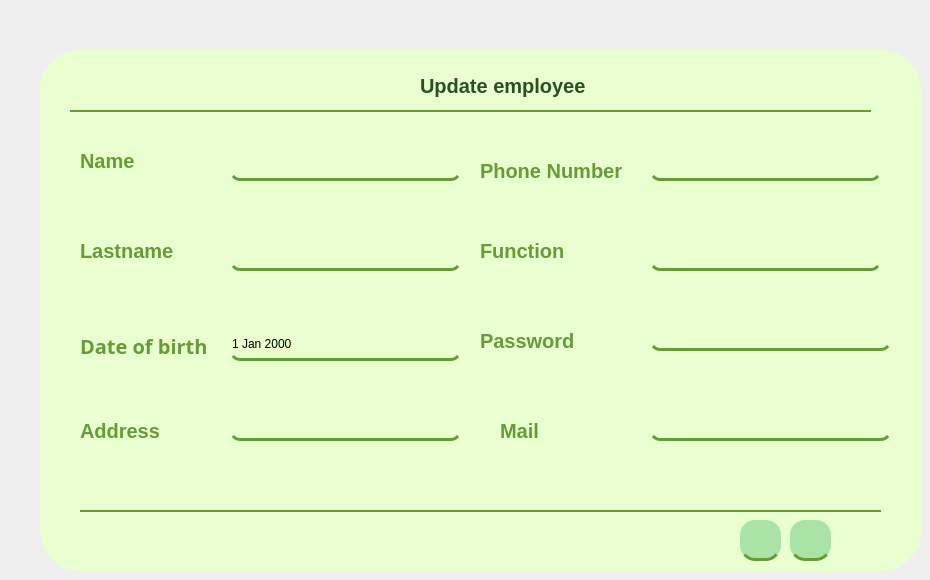
        <widget class="QWidget" name="page_9">
         <property name="styleSheet">
          <string notr="true">#page_9 {
background: rgba(0, 0, 0, 0.0);

}</string>
         </property>
         <widget class="QWidget" name="widget_12" native="true">
          <property name="geometry">
           <rect>
            <x>40</x>
            <y>50</y>
            <width>881</width>
            <height>521</height>
           </rect>
          </property>
          <property name="styleSheet">
           <string notr="true">QWidget
{background-color:#E9FFD0;
border-radius: 40px;}</string>
          </property>
          <widget class="QLabel" name="id_102">
           <property name="geometry">
            <rect>
             <x>40</x>
             <y>270</y>
             <width>171</width>
             <height>51</height>
            </rect>
           </property>
           <property name="font">
            <font>
             <family>Athiti</family>
             <pointsize>-1</pointsize>
             <weight>87</weight>
             <italic>false</italic>
             <bold>true</bold>
            </font>
           </property>
           <property name="styleSheet">
            <string notr="true">color: rgb(102, 155, 55);
font-family: 'Athiti';
font-style: normal;
font-weight: 700;
font-size: 20px;
background-color: none;</string>
           </property>
           <property name="text">
            <string>Date of birth </string>
           </property>
          </widget>
          <widget class="QLineEdit" name="dimensionArticleInput_8">
           <property name="geometry">
            <rect>
             <x>610</x>
             <y>270</y>
             <width>241</width>
             <height>31</height>
            </rect>
           </property>
           <property name="styleSheet">
            <string notr="true">
  border-bottom-color: rgb(170, 0, 0);
border:none;
background-color: rgba(247, 188, 85, 0);
border-bottom:3px solid #669B37;
  border-radius: 10px;
</string>
           </property>
          </widget>
          <widget class="QLineEdit" name="quantiteArticleInput_5">
           <property name="geometry">
            <rect>
             <x>190</x>
             <y>100</y>
             <width>231</width>
             <height>31</height>
            </rect>
           </property>
           <property name="maximumSize">
            <size>
             <width>16777215</width>
             <height>16777215</height>
            </size>
           </property>
           <property name="cursor">
            <cursorShape>BusyCursor</cursorShape>
           </property>
           <property name="styleSheet">
            <string notr="true">
  border-bottom-color: rgb(170, 0, 0);
border:none;
background-color: rgba(247, 188, 85, 0);
border-bottom:3px solid #669B37;
  border-radius: 10px;
</string>
           </property>
          </widget>
          <widget class="QLineEdit" name="dateCreationArticleInput_5">
           <property name="geometry">
            <rect>
             <x>190</x>
             <y>190</y>
             <width>231</width>
             <height>31</height>
            </rect>
           </property>
           <property name="styleSheet">
            <string notr="true">
  border-bottom-color: rgb(170, 0, 0);
border:none;
background-color: rgba(247, 188, 85, 0);
border-bottom:3px solid #669B37;
  border-radius: 10px;
</string>
           </property>
          </widget>
          <widget class="QLineEdit" name="nomArticleInput_8">
           <property name="geometry">
            <rect>
             <x>610</x>
             <y>190</y>
             <width>231</width>
             <height>31</height>
            </rect>
           </property>
           <property name="styleSheet">
            <string notr="true">
  border-bottom-color: rgb(170, 0, 0);
border:none;
background-color: rgba(247, 188, 85, 0);
border-bottom:3px solid #669B37;
  border-radius: 10px;
</string>
           </property>
          </widget>
          <widget class="QLineEdit" name="prixArticleInput_8">
           <property name="geometry">
            <rect>
             <x>610</x>
             <y>360</y>
             <width>241</width>
             <height>31</height>
            </rect>
           </property>
           <property name="styleSheet">
            <string notr="true">
  border-bottom-color: rgb(170, 0, 0);
border:none;
background-color: rgba(247, 188, 85, 0);
border-bottom:3px solid #669B37;
  border-radius: 10px;
</string>
           </property>
          </widget>
          <widget class="QLineEdit" name="poidsArticleInput_8">
           <property name="geometry">
            <rect>
             <x>610</x>
             <y>100</y>
             <width>231</width>
             <height>31</height>
            </rect>
           </property>
           <property name="styleSheet">
            <string notr="true">
  border-bottom-color: rgb(170, 0, 0);
border:none;
background-color: rgba(247, 188, 85, 0);
border-bottom:3px solid #669B37;
  border-radius: 10px;
</string>
           </property>
          </widget>
          <widget class="QLineEdit" name="domaineArticleInput_8">
           <property name="geometry">
            <rect>
             <x>190</x>
             <y>360</y>
             <width>231</width>
             <height>31</height>
            </rect>
           </property>
           <property name="styleSheet">
            <string notr="true">
  border-bottom-color: rgb(170, 0, 0);
border:none;
background-color: rgba(247, 188, 85, 0);
border-bottom:3px solid #669B37;
  border-radius: 10px;
</string>
           </property>
          </widget>
          <widget class="QLabel" name="label_62">
           <property name="geometry">
            <rect>
             <x>40</x>
             <y>100</y>
             <width>101</width>
             <height>21</height>
            </rect>
           </property>
           <property name="styleSheet">
            <string notr="true">color: rgb(102, 155, 55);
font-family: 'Athiti';
font-style: normal;
font-weight: 700;
font-size: 20px;
background-color: none;</string>
           </property>
           <property name="text">
            <string>Name</string>
           </property>
          </widget>
          <widget class="QLabel" name="label_63">
           <property name="geometry">
            <rect>
             <x>40</x>
             <y>190</y>
             <width>101</width>
             <height>21</height>
            </rect>
           </property>
           <property name="styleSheet">
            <string notr="true">color: rgb(102, 155, 55);
font-family: 'Athiti';
font-style: normal;
font-weight: 700;
font-size: 20px;
background-color: none;</string>
           </property>
           <property name="text">
            <string>Lastname</string>
           </property>
          </widget>
          <widget class="QLabel" name="label_64">
           <property name="geometry">
            <rect>
             <x>40</x>
             <y>370</y>
             <width>101</width>
             <height>21</height>
            </rect>
           </property>
           <property name="styleSheet">
            <string notr="true">color: rgb(102, 155, 55);
font-family: 'Athiti';
font-style: normal;
font-weight: 700;
font-size: 20px;
background-color: none;</string>
           </property>
           <property name="text">
            <string>Address</string>
           </property>
          </widget>
          <widget class="QLabel" name="label_65">
           <property name="geometry">
            <rect>
             <x>440</x>
             <y>110</y>
             <width>151</width>
             <height>21</height>
            </rect>
           </property>
           <property name="styleSheet">
            <string notr="true">color: rgb(102, 155, 55);
font-family: 'Athiti';
font-style: normal;
font-weight: 700;
font-size: 20px;
background-color: none;</string>
           </property>
           <property name="text">
            <string>Phone Number</string>
           </property>
          </widget>
          <widget class="QLabel" name="label_66">
           <property name="geometry">
            <rect>
             <x>460</x>
             <y>370</y>
             <width>101</width>
             <height>21</height>
            </rect>
           </property>
           <property name="styleSheet">
            <string notr="true">color: rgb(102, 155, 55);
font-family: 'Athiti';
font-style: normal;
font-weight: 700;
font-size: 20px;
background-color: none;</string>
           </property>
           <property name="text">
            <string>Mail</string>
           </property>
          </widget>
          <widget class="QLabel" name="label_67">
           <property name="geometry">
            <rect>
             <x>440</x>
             <y>280</y>
             <width>101</width>
             <height>21</height>
            </rect>
           </property>
           <property name="styleSheet">
            <string notr="true">color: rgb(102, 155, 55);
font-family: 'Athiti';
font-style: normal;
font-weight: 700;
font-size: 20px;
background-color: none;</string>
           </property>
           <property name="text">
            <string>Password</string>
           </property>
          </widget>
          <widget class="QLabel" name="label_68">
           <property name="geometry">
            <rect>
             <x>440</x>
             <y>190</y>
             <width>101</width>
             <height>21</height>
            </rect>
           </property>
           <property name="styleSheet">
            <string notr="true">color: rgb(102, 155, 55);
font-family: 'Athiti';
font-style: normal;
font-weight: 700;
font-size: 20px;
background-color: none;</string>
           </property>
           <property name="text">
            <string>Function</string>
           </property>
          </widget>
          <widget class="QLabel" name="label_125">
           <property name="geometry">
            <rect>
             <x>380</x>
             <y>20</y>
             <width>201</width>
             <height>31</height>
            </rect>
           </property>
           <property name="styleSheet">
            <string notr="true">color: #2A501F;
font-family: 'Athiti';
font-style: normal;
font-weight: 700;
font-size: 20px;
background-color: none;</string>
           </property>
           <property name="text">
            <string>Update employee</string>
           </property>
          </widget>
          <widget class="QLabel" name="label_product_13">
           <property name="geometry">
            <rect>
             <x>340</x>
             <y>20</y>
             <width>31</width>
             <height>31</height>
            </rect>
           </property>
           <property name="font">
            <font>
             <family>Athiti</family>
             <weight>75</weight>
             <italic>false</italic>
             <bold>true</bold>
            </font>
           </property>
           <property name="layoutDirection">
            <enum>Qt::LeftToRight</enum>
           </property>
           <property name="styleSheet">
            <string notr="true">#label {

font-family: 'Athiti';
font-style: normal;
font-weight: 700;
font-size: 20px;
line-height: 32px;
/* identical to box height */
text-align: center;

color: #2A501F;}</string>
           </property>
           <property name="text">
            <string/>
           </property>
           <property name="pixmap">
            <pixmap resource="resources.qrc">:/images/images/modifier.png</pixmap>
           </property>
           <property name="scaledContents">
            <bool>true</bool>
           </property>
          </widget>
          <widget class="Line" name="line_23">
           <property name="geometry">
            <rect>
             <x>30</x>
             <y>60</y>
             <width>801</width>
             <height>2</height>
            </rect>
           </property>
           <property name="styleSheet">
            <string notr="true">background-color:#669B37;
border-width: 1px;
border: 2px solid #669B37;
</string>
           </property>
           <property name="orientation">
            <enum>Qt::Horizontal</enum>
           </property>
          </widget>
          <widget class="Line" name="line_24">
           <property name="geometry">
            <rect>
             <x>40</x>
             <y>460</y>
             <width>801</width>
             <height>2</height>
            </rect>
           </property>
           <property name="styleSheet">
            <string notr="true">background-color:#669B37;
border-width: 1px;
border: 2px solid #669B37;
</string>
           </property>
           <property name="orientation">
            <enum>Qt::Horizontal</enum>
           </property>
          </widget>
          <widget class="QDateEdit" name="dateEdit_4">
           <property name="geometry">
            <rect>
             <x>190</x>
             <y>280</y>
             <width>231</width>
             <height>31</height>
            </rect>
           </property>
           <property name="styleSheet">
            <string notr="true">
  border-bottom-color: rgb(170, 0, 0);
border:none;
background-color: rgba(247, 188, 85, 0);
border-bottom:3px solid #669B37;
  border-radius: 10px;
</string>
           </property>
          </widget>
          <widget class="QPushButton" name="save_2">
           <property name="geometry">
            <rect>
             <x>750</x>
             <y>470</y>
             <width>41</width>
             <height>41</height>
            </rect>
           </property>
           <property name="styleSheet">
            <string notr="true">QPushButton{/* Rectangle 9 */

position: absolute;
width: 1200px;
height: 649px;

background: #A9E4A4;
border: none;

/* Events */

position: absolute;
width: 63px;
height: 32px;

font-family: 'Athiti';
font-style: normal;
font-weight: 700;
font-size: 20px;
line-height: 32px;
/* identical to box height */
text-align: center;

color: #2A501F;
border-radius:15px;
border-bottom:3px solid #669B37;
}

QPushButton:hover{
position: absolute;
width: 185px;
height: 56px;

background: #8BD086;
box-shadow: 0px 4px 4px rgba(0, 0, 0, 0.25);
}</string>
           </property>
           <property name="text">
            <string/>
           </property>
           <property name="icon">
            <iconset resource="resources.qrc">
             <normaloff>:/images/images/save.png</normaloff>:/images/images/save.png</iconset>
           </property>
           <property name="iconSize">
            <size>
             <width>20</width>
             <height>20</height>
            </size>
           </property>
          </widget>
          <widget class="QPushButton" name="ajouterArt_17">
           <property name="geometry">
            <rect>
             <x>700</x>
             <y>470</y>
             <width>41</width>
             <height>41</height>
            </rect>
           </property>
           <property name="styleSheet">
            <string notr="true">QPushButton{/* Rectangle 9 */

position: absolute;
width: 1200px;
height: 649px;

background: #A9E4A4;
border: none;

/* Events */

position: absolute;
width: 63px;
height: 32px;

font-family: 'Athiti';
font-style: normal;
font-weight: 700;
font-size: 20px;
line-height: 32px;
/* identical to box height */
text-align: center;

color: #2A501F;
border-radius:15px;
border-bottom:3px solid #669B37;
}

QPushButton:hover{
position: absolute;
width: 185px;
height: 56px;

background: #8BD086;
box-shadow: 0px 4px 4px rgba(0, 0, 0, 0.25);
}</string>
           </property>
           <property name="text">
            <string/>
           </property>
           <property name="icon">
            <iconset resource="resources.qrc">
             <normaloff>:/images/images/list.png</normaloff>:/images/images/list.png</iconset>
           </property>
           <property name="iconSize">
            <size>
             <width>20</width>
             <height>20</height>
            </size>
           </property>
          </widget>
         </widget>
        </widget>
